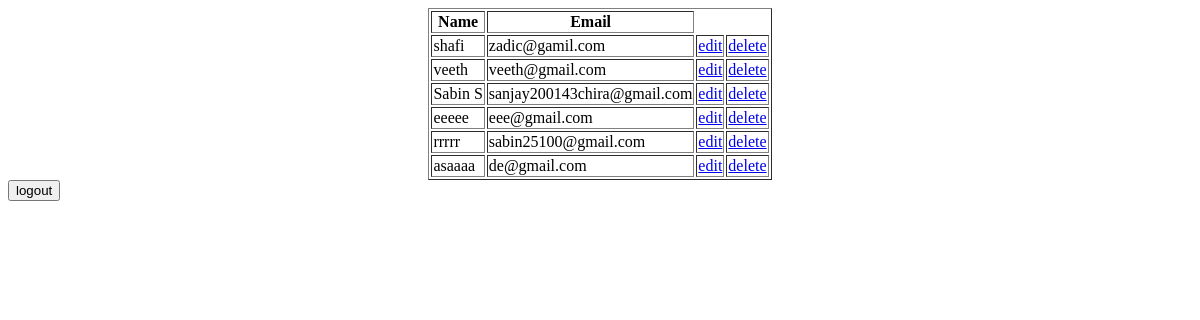
The app's page /tableview, older data.
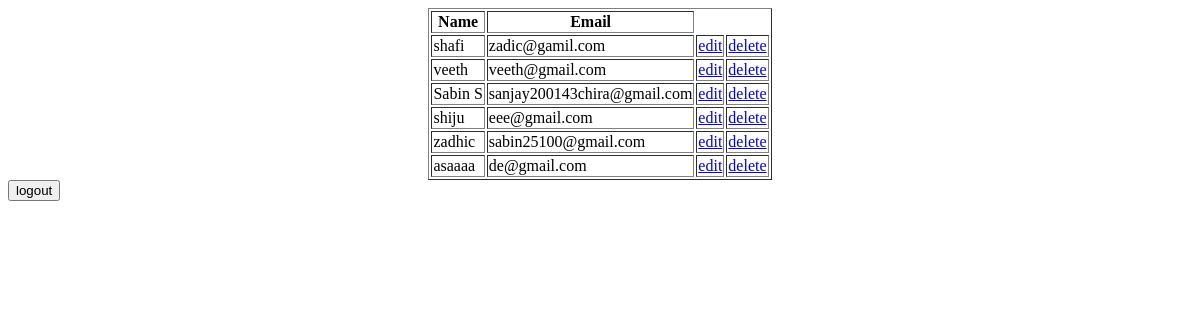
The same page, newer data.
### appnew/models.py (models this page shows)
class User(models.Model):
    name=models.CharField(max_length=100)
    email=models.EmailField()
    password=models.CharField(max_length=100)

### appnew/views.py (the view)
# urls.py: path('tableview',views.tableview,name='tableview'),
def tableview(request):
    users=User.objects.all()
    return render(request,'tableview.html',{'users':users})

### appnew/templates/tableview.html (shortened to what this page needs)
<!DOCTYPE html>
<html>
<head>
</head>
<body>
   <table border="1" align="center">
    <tr>
        <th>Name</th>
        <th>Email</th>
    </tr>
    {% for user in users %}
    <tr>
        <td>{{ user.name}}</td>
        <td>{{ user.email}}</td>
        <td><a href="{% url 'user_edit' user.id %}">edit</a></td>
        <td><a href="{% url 'user_delete' user.id %}">delete</a></td>
    </tr>
    {% endfor %}
   </table>
   <a href="{% url 'user_logout' %}"><button> logout</button></a>
</body>
</html>

Row changes from the older to the newer data that the page shows:
changed User "eee@gmail.com": name "eeeee" → "shiju"
changed User "sabin25100@gmail.com": name "rrrrr" → "zadhic"
